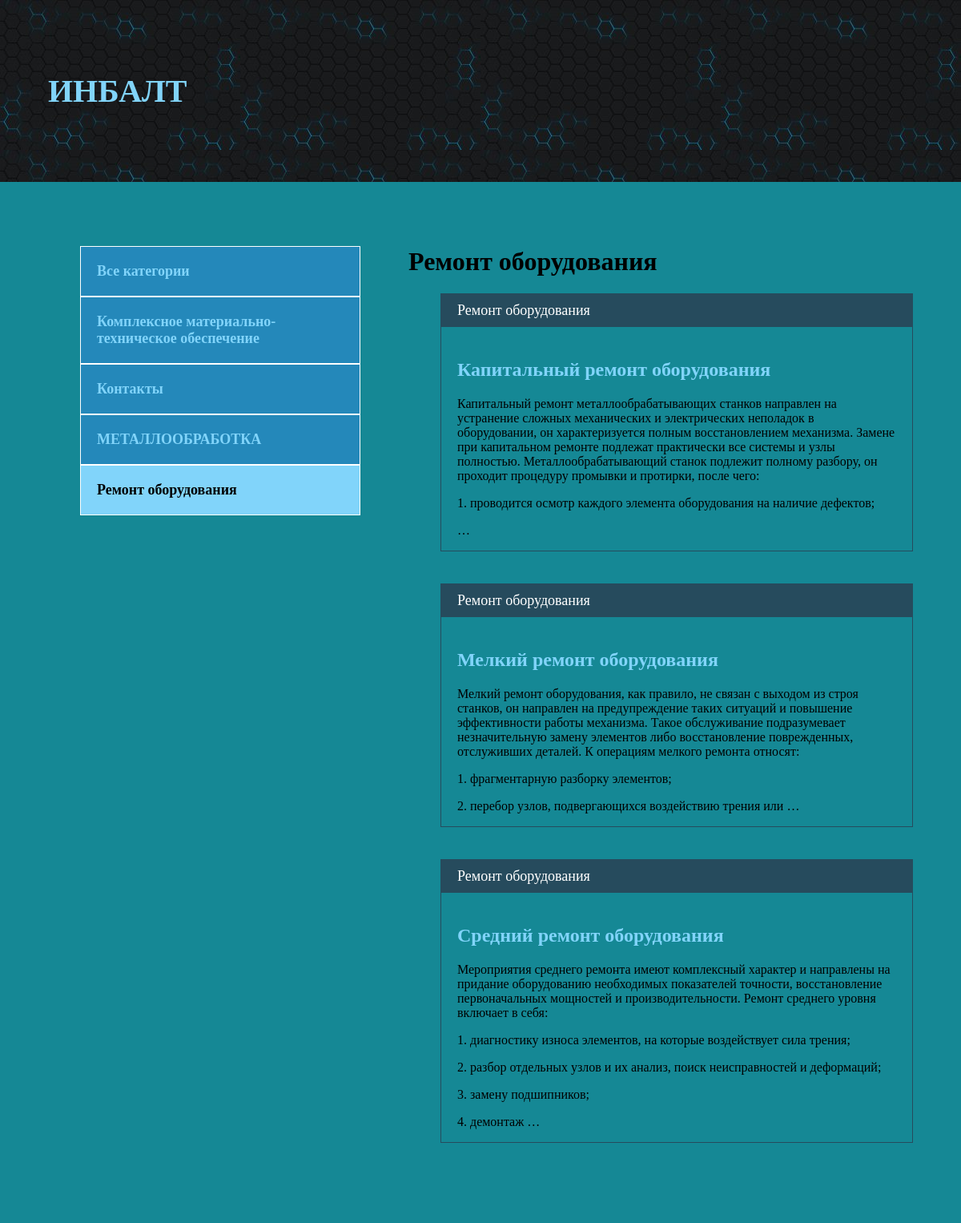
The page /category/repair-of-equipment/ on the database its author committed.
### blog/models.py (models this page shows, shortened)
class Category(models.Model):
    name = models.CharField(max_length=255, verbose_name='Категория')
    slug = models.SlugField(max_length=255, unique=True, verbose_name='URL')
    def __str__(self):
        return self.name
    def get_absolute_url(self):
        return reverse('category', kwargs={'cat_slug': self.slug})
    class Meta:
        verbose_name = "Категорию"
        verbose_name_plural = "Категории"

class Blog(models.Model):
    title = models.CharField(max_length=255, verbose_name='Название')
    slug = models.SlugField(max_length=255, unique=True, verbose_name='URL')
    content = models.TextField(blank=True, verbose_name='Контент')
    photo = models.ImageField(upload_to="photos/%Y/%m/%d/", blank=True, verbose_name='Фото')
    time_created = models.DateTimeField(auto_now_add=True, verbose_name='Дата публикации')
    time_update = models.DateTimeField(auto_now=True, verbose_name='Дата обновления')
    is_published = models.BooleanField(default=True, verbose_name='Опубликовано')
    cat = models.ForeignKey('Category', on_delete=models.PROTECT, verbose_name='Категория')
    def get_absolute_url(self):
        return reverse('post', kwargs={'post_slug': self.slug})
    class Meta:
        verbose_name = "Новость"
        verbose_name_plural = "Новости"
        ordering = ['-time_created']

### blog/views.py (the view)
# urls.py: path('category/<slug:cat_slug>/', BlogCategory.as_view(), name='category'),
class BlogCategory(DataMixin, ListView):
    model = Blog
    template_name = "blog/index.html"
    context_object_name = 'posts'
    allow_empty = False
    def get_queryset(self):
        return Blog.objects.filter(cat__slug=self.kwargs['cat_slug'], is_published=True).select_related('cat')
    def get_context_data(self, *, object_list=None, **kwargs):
        context = super().get_context_data(**kwargs)
        c = Category.objects.get(slug=self.kwargs['cat_slug'])
        c_def = self.get_user_context(title='' + str(c.name), cat_selected=c.pk)
        return dict(list(context.items()) + list(c_def.items()))

### blog/utils.py (called while the page is built)
    def get_user_context(self, **kwargs):
        context = kwargs
        cats = Category.objects.annotate(Count('blog'))
        user_menu = menu.copy()
        if not self.request.user.is_authenticated:
            user_menu.pop(0)
        context['menu'] = user_menu
        context['cats'] = cats
        if 'cat_selected' not in context:
            context['cat_selected'] = 0
        return context

### blog/templates/blog/index.html (shortened to what this page needs)
{% extends 'blog/base.html' %}
{% block content %}
{% load static %}
<h1>{{ title }}</h1>
<ul>
    {% for p in posts %}
    <li>
        <p class="first">{{ p.cat }}</p>
        <div class="text">
            <h2><a href="{{ p.get_absolute_url }}">{{ p.title }}</a></h2>
            <p>{{ p.content|safe|truncatewords:50 }}</p>
        </div>
    </li>
    {% endfor %}
</ul>
{% endblock %}

### blog/templates/blog/base.html (shortened to what this page needs)
<!DOCTYPE html>
{% load blog_tags %}
{% load static %}
<html lang="en">
<head>
    <link rel="stylesheet" href="{% static 'css/style.css' %}">
</head>
<body>
    <div class="header">
        <div class="wrap">
          <ul class="mainmenu">
              <li class="ИНБАЛТ"><a href="{% url 'index' %}"><h1>ИНБАЛТ</h1></a></li>
          </ul>
        </div>
    </div>
    <div class="content">
        <div class="wrap">
          <div class="sidebar">
                <ul>
                    {% if cat_selected == 0 %}
                    <li class="selected">Все категории</li>
                    {% else %}
                    <li><a href="{% url 'index' %}">Все категории</a></li>
                    {% endif %}
                    {% for c in cats %}
                        {% if c.blog__count > 0 %}
                            {% if c.pk == cat_selected %}
                            <li class="selected">{{ c.name }}</li>
                            {% else %}
                            <li><a href="{{ c.get_absolute_url }}">{{ c.name }}</a></li>
                            {% endif %}
                        {% endif %}
                    {% endfor %}
                </ul>
          </div>
          <div class="main">
              {% block content %}
              {% endblock %}
          </div>
        </div>
    </div>
</body>

### blog/static/css/style.css (style rules this page uses)
body { margin: 0; padding: 0; background: url(static/blog/Phon.jpg); background-attachment: fixed; font-family: Times New Roman, Geneva, Tahoma, sans-serif; }
.wrap { max-width: 1400px; margin: 0 auto; text-decoration: #134c69; }
.content .wrap { background: #158895; padding: 60px; box-sizing: border-box; display: flex; }
ul { list-style: none; }
a { color: #81d4fa; text-decoration: none; padding: 20px; }
.header { background: #6b616108; padding: 20px; }
.mainmenu { display: flex; align-items: center; font-size: 20px; font-weight: bold; justify-content: space-between; }
.sidebar ul { width: 350px; margin-right: 60px; margin-top: 20px; }
.sidebar a { padding: 20px; display: block; border: 1px solid #FFF; background: #2488ba; font-weight: bold; font-size: 18px; }
.selected { font-size: 18px; padding: 20px; border: 1px solid #FFF; font-weight: bold; background: #81d4fa; }
.main li { border: 1px solid #264b5d; margin-bottom: 40px; }
.first, .date { padding: 10px 20px; background: #264b5d; font-size: 18px; color: #FFF; margin: 0; }
.text { padding: 20px 20px 0; }
.text a { padding-left: 0; }

### blog/templates/blog/base.html (style rules this page uses)
body { background:url(static/blog/Phon.jpg) }

### rows shown on the page
Category: name "Комплексное материально-техническое обеспечение"
Category: name "Контакты"
Category: name "МЕТАЛЛООБРАБОТКА"
Category: name "Ремонт оборудования"
Blog: cat "Ремонт оборудования", title "Капитальный ремонт оборудования", content "Капитальный ремонт металлообрабатывающих станков направлен на устранение сложных механических и электрических неполадок в оборудовании, он характеризуется полным восстановлением механизма. Замене при капитальном ремонте подлежат практически все системы и узлы полностью. Металлообрабатывающий станок подлежит полному разбору, он проходит процедуру промывки и протирки, после чего: 1. проводится осмотр каждого элемента оборудования на наличие дефектов; …"
Blog: cat "Ремонт оборудования", title "Мелкий ремонт оборудования", content "Мелкий ремонт оборудования, как правило, не связан с выходом из строя станков, он направлен на предупреждение таких ситуаций и повышение эффективности работы механизма. Такое обслуживание подразумевает незначительную замену элементов либо восстановление поврежденных, отслуживших деталей. К операциям мелкого ремонта относят: 1. фрагментарную разборку элементов; 2. перебор узлов, подвергающихся воздействию трения или …"
Blog: cat "Ремонт оборудования", title "Средний ремонт оборудования", content "Мероприятия среднего ремонта имеют комплексный характер и направлены на придание оборудованию необходимых показателей точности, восстановление первоначальных мощностей и производительности. Ремонт среднего уровня включает в себя: 1. диагностику износа элементов, на которые воздействует сила трения; 2. разбор отдельных узлов и их анализ, поиск неисправностей и деформаций; 3. замену подшипников; 4. демонтаж …"
